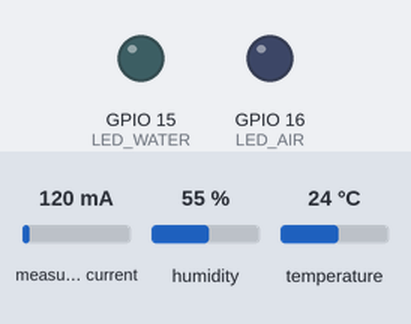
A sketch run on a simulated ESP32. On the bench: output pins drawn as LEDs (lit = HIGH). The inputs (shaded band) are chosen by the test bench; at power-on: humidity 55 %, temperature 24 °C, measured current 120 mA. WiFi joins after 1.5 s; servers stay silent unless stated; web services answer with replies made up by the test bench; what the sketch prints to the serial monitor is not drawn.

Above: at 2.7 s.
2.8 s: humidity set to 31 %
5.9 s: humidity set to 28 %
At 7.3 s:
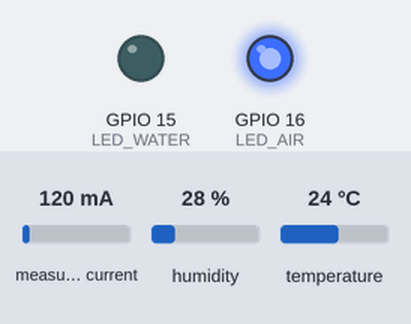
9.0 s: temperature set to 34.6 °C
12.4 s: temperature set to 35.5 °C
At 15.0 s:
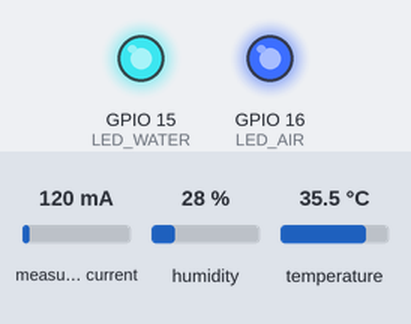
15.5 s: humidity set to 40 %
At 16.4 s:
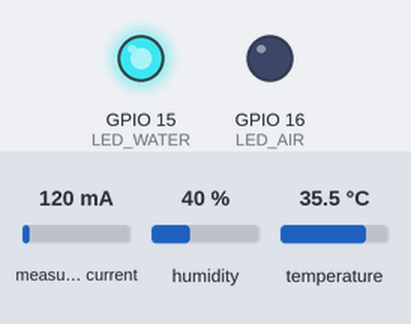
18.6 s: humidity set to 22 %
At 21.5 s:
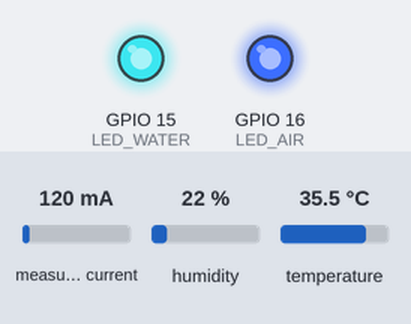
Timing chart, 0 to 23.0 s (numbered marks = the images above; inputs shaded):
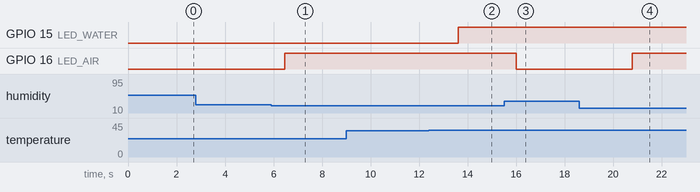

The sketch:

sketch.ino
```cpp
#include <WiFi.h>
#include <HTTPClient.h>
#include <DHT.h>

// Inclua a biblioteca para o sensor de energia
#include <EmonLib.h> // Biblioteca para medição de energia (usando EmonLib)

// Configuração do DHT
#define DHTPIN 4           // Pino conectado ao DHT
#define DHTTYPE DHT22      // Tipo de sensor (DHT22 ou DHT11)
#define LED_WATER 15       // LED simulando o jato de água
#define LED_AIR 16         // LED simulando o jato de ar

DHT dht(DHTPIN, DHTTYPE);  // Instância do sensor DHT

// Configuração do sensor de energia
EnergyMonitor emon;       // Instância do EmonLib
#define CURRENT_SENSOR_PIN A0 // Pino do sensor de corrente (ex: ACS712)
#define VOLTAGE_CAL 234.26    // Fator de calibração para o sensor de tensão

// Credenciais WiFi
const char* ssid = "Wokwi-GUEST";
const char* password = "";

// Credenciais ThingSpeak
const char* server = "http://api.thingspeak.com/update";
const char* apiKey = "C6636YWTHVS2MAZO";

void setup() {
  Serial.begin(115200);

  // Configuração de LEDs
  pinMode(LED_WATER, OUTPUT);
  pinMode(LED_AIR, OUTPUT);
  digitalWrite(LED_WATER, LOW);
  digitalWrite(LED_AIR, LOW);

  // Inicializa o sensor DHT
  dht.begin();

  // Inicializa o sensor de energia
  emon.current(CURRENT_SENSOR_PIN, 111.1); // Configure o sensor de corrente
                                           // O valor 111.1 depende do sensor usado
                                           // Consulte a documentação do sensor

  // Conexão WiFi
  Serial.print("Conectando ao WiFi...");
  WiFi.begin(ssid, password);
  while (WiFi.status() != WL_CONNECTED) {
    delay(500);
    Serial.print(".");
  }
  Serial.println("\nConectado ao WiFi.");
  Serial.println("Sistema iniciado.");
}

void loop() {
  // Leitura dos sensores
  float temp = dht.readTemperature(); // Temperatura em °C
  float hum = dht.readHumidity();     // Umidade em %

  // Leitura do sensor de energia
  float current = emon.calcIrms(1480); // Mede a corrente RMS (1480 amostras)
  float voltage = VOLTAGE_CAL;         // Simulação de tensão fixa, ajustar se necessário
  float power = voltage * current;     // Calcula potência em Watts

  // Verifica se os valores são válidos
  if (isnan(temp) || isnan(hum)) {
    Serial.println("Erro ao ler o sensor DHT!");
    delay(2000);
    return;
  }

  // Exibe os dados no monitor serial
  Serial.print("Temperatura: ");
  Serial.print(temp);
  Serial.print(" °C, Umidade: ");
  Serial.print(hum);
  Serial.print(" %, Corrente: ");
  Serial.print(current);
  Serial.print(" A, Potência: ");
  Serial.print(power);
  Serial.println(" W");

  // Controle do jato de água
  if (temp > 35) {
    digitalWrite(LED_WATER, HIGH);
    Serial.println("Jato de água ativado.");
  } else {
    digitalWrite(LED_WATER, LOW);
  }

  // Controle do jato de ar
  if (hum < 30) {
    digitalWrite(LED_AIR, HIGH);
    Serial.println("Jato de ar ativado.");
  } else {
    digitalWrite(LED_AIR, LOW);
  }

  // Envia os dados ao ThingSpeak
  if (WiFi.status() == WL_CONNECTED) {
    HTTPClient http;
    String url = String(server) + "?api_key=" + apiKey +
                 "&field1=" + String(temp) +
                 "&field2=" + String(hum) +
                 "&field3=" + String(current) +
                 "&field4=" + String(power);
    http.begin(url);
    int httpCode = http.GET(); // Envia a requisição HTTP GET

    if (httpCode > 0) {
      Serial.println("Dados enviados ao ThingSpeak!");
    } else {
      Serial.println("Falha ao enviar dados ao ThingSpeak.");
    }
    http.end(); // Finaliza a conexão HTTP
  } else {
    Serial.println("Conexão WiFi perdida.");
  }

  delay(2000); // Aguarda 2 segundos antes da próxima leitura
}
```

Measured:
- the behaviour switches between 30 and 29 % on humidity (found by bisection; images 0 and 1)
- the behaviour switches between 35 and 35.1 °C on temperature (found by bisection; images 1 and 2)
- after the input at 2.8 s, every drawn part: stays the same
- after the input at 5.9 s, GPIO 16 (LED_AIR): LOW → HIGH after 0.56 s
- after the input at 9.0 s, every drawn part: stays the same
- after the input at 12.4 s, GPIO 15 (LED_WATER): LOW → HIGH after 1.2 s
- after the input at 15.5 s, GPIO 16 (LED_AIR): HIGH → LOW after 0.51 s
- after the input at 18.6 s, GPIO 16 (LED_AIR): LOW → HIGH after 2.2 s
